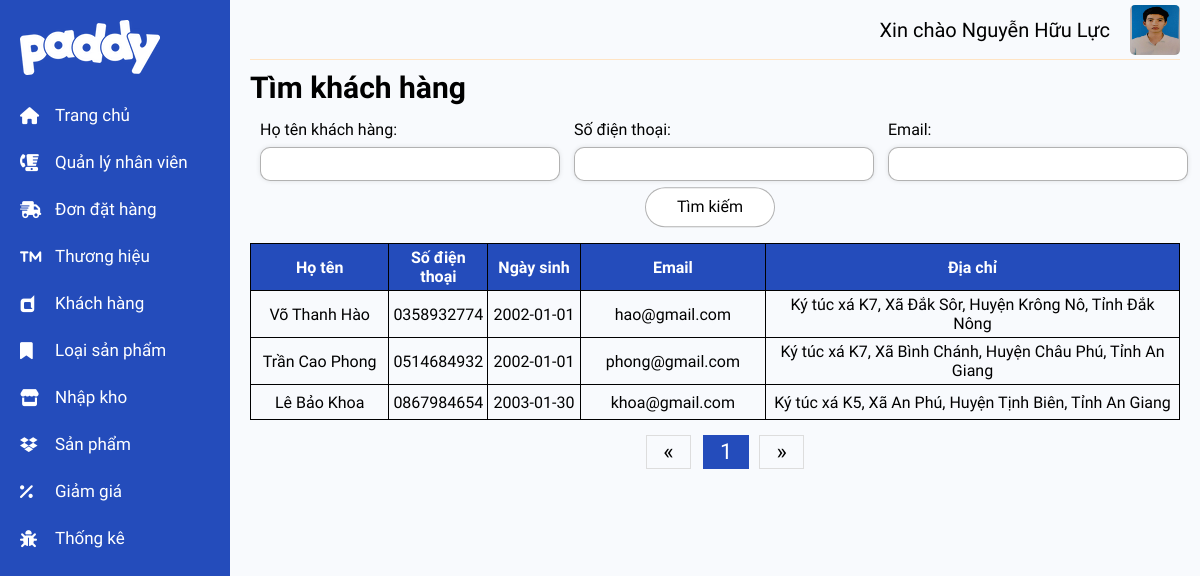
Page /admin/pages/customer_index.php (signed in) on the committed database.
### tables this page shows
CREATE TABLE `khach_hang` (
  `maKhachHang` varchar(6) NOT NULL,
  `hoKhachHang` varchar(50) NOT NULL,
  `tenKhachHang` varchar(10) NOT NULL,
  `dienThoai` varchar(10) NOT NULL,
  `diaChiCuThe` varchar(255) NOT NULL,
  `tenNguoiDung` varchar(20) NOT NULL,
  `matKhau` char(80) NOT NULL,
  `email` varchar(50) NOT NULL,
  `ngaySinh` date NOT NULL,
  `avatar` varchar(255) DEFAULT NULL,
  `khoiPhucMatKhau` varchar(255) DEFAULT NULL,
  `maXa` varchar(6) NOT NULL
);

### admin/pages/customer_index.php (the view, shortened to what this page needs)
<?php include '../templates/nav_admin1.php';
?>
<?php
$rowOfPage = 10;
$currentPage = isset($_GET['page']) ? (int) $_GET['page'] : 1;
$query = 'SELECT concat(khach_hang.hoKhachHang," ",khach_hang.tenKhachHang) AS hoTenKhachHang, khach_hang.dienThoai, khach_hang.ngaySinh, khach_hang.email, concat(khach_hang.diaChiCuThe,", ",xa.tenXa,", ",huyen.tenHuyen,", ",tinh.tenTinh) AS diaChi FROM khach_hang JOIN xa on khach_hang.maXa=xa.maXa JOIN huyen on huyen.maHuyen=xa.maHuyen JOIN tinh on tinh.maTinh=huyen.maTinh';
$query_extend = '';
$query .= $query_extend . " LIMIT $rowOfPage  OFFSET " . (($currentPage - 1) * $rowOfPage);
$statement = $dbh->prepare($query);
$statement->execute();
$statement->setFetchMode(PDO::FETCH_OBJ);
?>
<h1 class="Title_Admin_create_form">Tìm khách hàng</h1>
<div class="search_admin_header">
    <form action="" method="post">
        <table class="Table_Details_Admin1">
            <tr>
                <td>
                    <label for="">Họ tên khách hàng:</label>
                </td>
                <td>
                    <label for="">Số điện thoại:</label>
                </td>
                <td>
                    <label for="">Email:</label>
                </td>
            </tr>
            <tr>
                <td>
                    <input type="text" class="textfile" id="fullname" name="tenKH" value="<?php if (isset($_POST['tenKH']))
                        echo $_POST['tenKH'] ?>" style="width: 100%; min-width: 300px;">
                    </td>
                    <td>
                        <input type="text" class="textfile" id="phoneNumber" value="<?php if (isset($_POST['dienthoai']))
                        echo $_POST['dienthoai'] ?>" name="dienthoai" style="width: 100%; min-width: 300px;">
                    </td>
                    <td>
                        <input type="text" class="textfile" id="email" name="email" value="<?php if (isset($_POST['email']))
                        echo $_POST['email'] ?>" style="width: 100%; min-width: 300px;">
                    </td>
                </tr>
            </table>
            <div class="search_button" style="position: absolute;top: 80px;">
                <input type="submit" value="Tìm kiếm" class="search_button_btn" />
            </div>
        </form>
    </div>
    <br><br>
    <table class="table_dskhadmin">
        <thead>
            <tr style="height: 40px;">
                <th style="width: 15%;">Họ tên</th>
                <th style="width: 10%;">Số điện thoại</th>
                <th style="width: 10%;">Ngày sinh</th>
                <th style="width: 20%;">Email</th>
                <th style="width: 45%;">Địa chỉ</th>
            </tr>
        </thead>
        <tbody>
            <?php
                    while ($row = $statement->fetch())
                        echo '
                            <tr style="height: 35px;">
                            <td>'
                            . $row->hoTenKhachHang . '
                            </td>
                            <td>'
                            . $row->dienThoai . '
                            </td>
                            <td>'
                            . $row->ngaySinh . '
                            </td>
                            <td>'
                            . $row->email . '
                            </td>
                            <td>'
                            . $row->diaChi . '
                            </td>
                        </tr>';
                    ?>
    </tbody>
</table>
<?php include '../includes/pagination.php' ?>
<?php include '../templates/nav_admin2.php' ?>

### admin/assets/css/main.css (style rules this page uses)
th { background-color: #244cbb; color: white; }
th, td { border: 1px solid black; padding: 8px; text-align: center; padding: 4px; }
.Title_Admin_create_form { font-size: 3rem; }
.form_field, .name_form_field, .textfile, .error_message { display: block; }
.textfile { min-width: 450px; height: 34px; margin-bottom: 6px; border-radius: 10px; border: 1px solid rgb(0,0,0,0.3); text-indent: 5px; outline: none; box-shadow: 0px 0px 5px rgba(0, 0, 0, 0.1); }
.search_admin_header { width: 100%; position: relative; }
.search_button { position: absolute; transform: translate(-50%, -50%); bottom: -30%; left: 50%; }
.search_button_btn { height: 40px; width: 130px; background-color: #ffffff; border-radius: 20px; margin-right: 10px; border: 1px solid rgb(0,0,0,0.3); cursor: pointer; font-size: 1.6rem; }

### admin/pages/customer_index.php (style rules this page uses)
.Table_Details_Admin1 { width: 95%; margin-bottom: -15px; border: none; border-collapse: collapse; }
.Table_Details_Admin1 td { text-align: left; border: none; padding-left: 10px; padding-bottom: -15px; border-collapse: collapse; }
.table_dskhadmin { width: 100%; margin-top: 25px; border-collapse: collapse; }

### rows in the picture
khach_hang: hoTenKhachHang "Võ Thanh Hào", dienThoai "0358932774", ngaySinh "2002-01-01", email "hao@gmail.com", diaChi "Ký túc xá K7, Xã Đắk Sôr, Huyện Krông Nô, Tỉnh Đắk Nông"
khach_hang: hoTenKhachHang "Trần Cao Phong", dienThoai "0514684932", ngaySinh "2002-01-01", email "phong@gmail.com", diaChi "Ký túc xá K7, Xã Bình Chánh, Huyện Châu Phú, Tỉnh An Giang"
khach_hang: hoTenKhachHang "Lê Bảo Khoa", dienThoai "0867984654", ngaySinh "2003-01-30", email "khoa@gmail.com", diaChi "Ký túc xá K5, Xã An Phú, Huyện Tịnh Biên, Tỉnh An Giang"

### other values in the picture
$_SESSION['admin']->ho "Nguyễn Hữu"
$_SESSION['admin']->ten "Lực"
